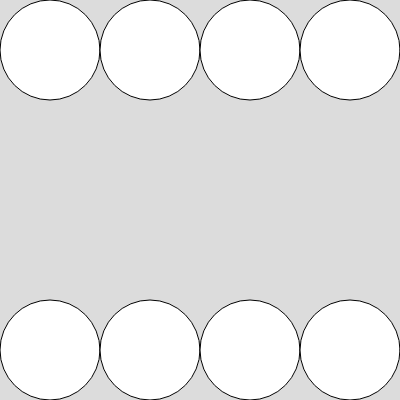
Frame 1 (no input)
Frame 60 (no input): identical to frame 1, image omitted
Frame 120 (the mouse pressed at the canvas centre since frame 60): identical to frame 1, image omitted

The p5.js sketch that drew this single still picture (run headless with seeded random() and noise() and a simulated clock; from frame 60 on, the mouse is pressed at the canvas centre):

// p5.js sketch
// ── sketch.js
function setup() {
    createCanvas(400, 400);
    }
    
    function draw() {
      background(220,220,220); //escolha um codigo para a cor
      
      // desenhando a linha superiror
      circle(50,50,100); // primeiro circulo
      circle(150,50,100); // segunda circulo
      circle(250,50,100); // terceiro circulo
      circle(350,50,100); // quarto circulo
      
      // desenhando a linha inferior
      circle(50,350,100); // primeiro circulo
      circle(150,350,100); // segunda circulo
      circle(250,350,100); // terceiro circulo
      circle(350,350,100); // quarto circulo
      
    }
